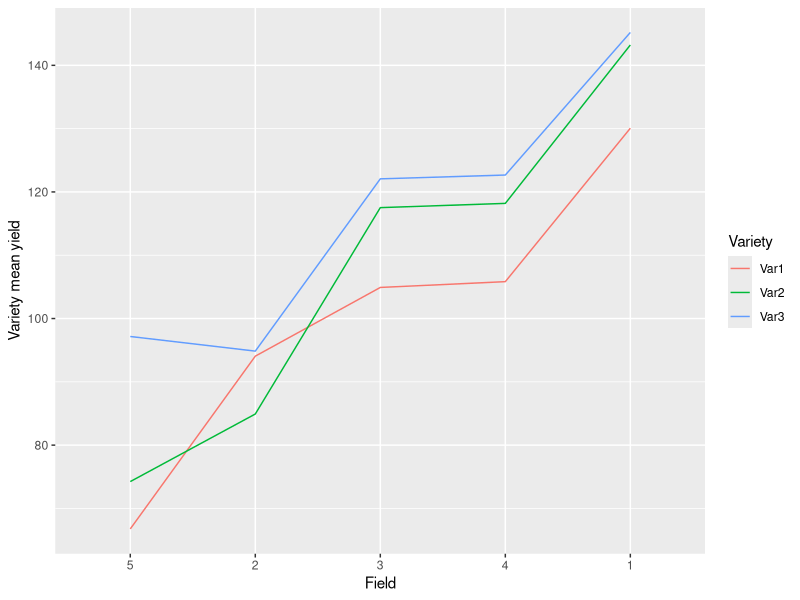

Source code (R): (Note: this script raises an error after producing the figure.)
## ---- chunk 1
variety_data = read.csv('Var_trial.csv')
str(variety_data)
## ---- chunk 2
table(variety_data$Field,variety_data$Variety)
## ---- chunk 3
variety_data$Field <- as.factor(variety_data$Field)
str(variety_data)
## ---- chunk 4
table(variety_data$Rep,variety_data$Field,variety_data$Variety)
## ---- chunk 5
library(ggplot2)
# first get the block means
block_means = aggregate(yield~Field,variety_data,FUN=mean)
# order the table of block_means
block_means = block_means[order(block_means$yield),]
block_means
variety_data$Field = factor(variety_data$Field,levels = block_means$Field)
ggplot(variety_data,aes(x=Field,y=yield)) + ylab('Variety mean yield') +
  stat_summary(aes(group=Variety,color=Variety),fun.y = mean,geom='line') # This calculates the mean of each Var in each Field, and connects them with a line
  # The points to connect is specified with "group = Var". The values to average are the combinations of group and x.
## ---- chunk 6
variety_model = lmer(yield ~ Variety + (1|Field) + (1|Variety:Field),variety_data)
## ---- chunk 7

# Step 1: Extract estimates of the experimental unit deviations
eu_data = aggregate(yield ~ Variety+Field,variety_data,FUN = mean)
  # this is like above - we're generating a new table with one row per plot
  # you'll have to adapt this for other experiments with other Variables
eu_data$deviation = ranef(variety_model)$`Variety:Field`[interaction(eu_data$Variety,eu_data$Field,drop=TRUE),1] 
  # The key above is to substitute `Plot` for the name of your random experimental unit term above in both places
eu_data$fitted = predict(variety_model,newdata = eu_data,re.form = ~0)
  # This line you can use directly

# Step 2: Make QQplot and `Scale-Location` plot:
op = par(mfrow=c(1,2))  # two plots side-by-side
qqPlot(eu_data$deviation,main = 'Plot (EU) Normal Q-Q',pch=19)  # new qqplot function
scatter.smooth(eu_data$fitted,sqrt(abs(eu_data$deviation)),span = 1,main = 'Scale-Location',ylab = expression(sqrt(abs(' deviations '))),xlab = 'Fitted values')
## ---- chunk 8
anova(variety_model,ddf='K')
## ---- chunk 9
variety_means = emmeans(variety_model,specs = 'Variety',lmer.df = 'K')
variety_effects = contrast(variety_means,method='pairwise')
summary(variety_effects,infer=T)
## ---- chunk 10

